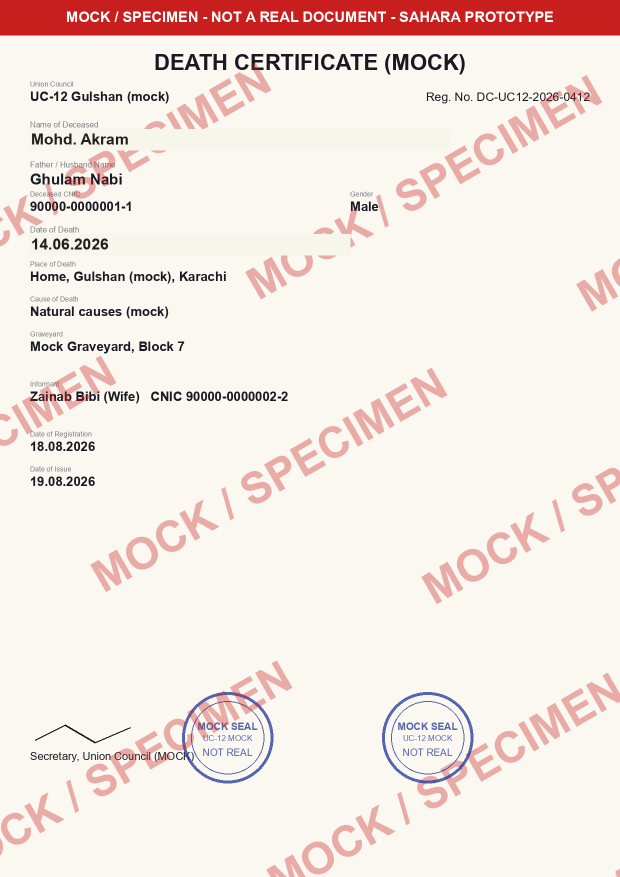
#> input picture backend/sample_docs/death_certificate_aslam_edited.png, 1240 x 1754 px (shown at 1/2 size)
$ python -i poc_forensics.py   (imports and definitions only)
#> lines starting #> are read from the running program, lines starting #| are printed output that depends on the picture
#> further down, picture is the input picture: PIL image 1240x1754 RGB; mean R, G, B 242.5, 231.1, 224.3
import os, sys, io
os.environ["JWT_SECRET"]="x"*40
B=r"C:\Users\aizag\Desktop\ai hackathon\team-repo\backend"
sys.path.insert(0,B)
import numpy as np
from PIL import Image, ImageFilter
from app.documents import forensics, imaging, indicators
# [2 lines not run here, left out]
def rep(label,img):
    r=forensics.analyse(img,{})[0]
    print(f"{label:55s} found={r.copy_move.found!s:5} ncc={r.copy_move.score} cands={r.copy_move.stamp_candidates} screenshot={r.looks_like_screenshot} ela_p99={r.ela_p99}")
    return r
# [1 line that did not run here, left out]
# [1 line that did not run here, left out]
def jpeg(img,q):
    b=io.BytesIO(); img.save(b,"JPEG",quality=q); return Image.open(io.BytesIO(b.getvalue())).convert("RGB")
# [1 line not run here, left out]
# attacker tweaks only the pasted stamp (second region)
# [1 line that did not run here, left out]
def tweak_second(angle=0,scale=1.0,shift=(0,0)):
    img=base.copy()
    pad=12
    box=(max(0,x0-pad),max(0,y0-pad),x1+pad,y1+pad)
    crop=img.crop(box)
    bg=img.crop((box[0],box[1],box[2],box[3]))
    w,h=crop.size
    c=crop.rotate(angle,resample=Image.BICUBIC,fillcolor=(255,255,255))
    if scale!=1.0:
        c=c.resize((int(w*scale),int(h*scale)),Image.BICUBIC)
    img.paste(c,(box[0]+shift[0],box[1]+shift[1]))
    return img
# [3 lines not run here, left out]
# hue shift of the pasted stamp
# [1 line that did not run here, left out]
# [1 line that did not run here, left out]
# [1 line that did not run here, left out]
# [1 line not run here, left out]
# re-photograph simulation
def rephoto(img):
    w,h=img.size
#> w = 1240; h = 1754
    im=img.filter(ImageFilter.GaussianBlur(1.1))
    n=np.asarray(im).astype(np.float32)+np.random.RandomState(1).normal(0,6,(h,w,3))
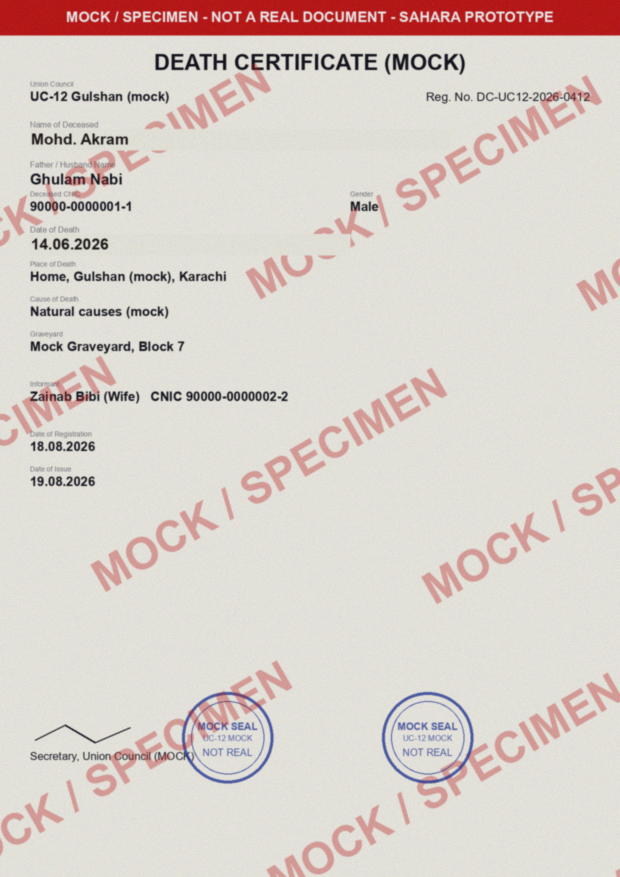
#> n: shape (1754, 1240, 3) float64 (shown at 1/2 size); mean R, G, B 242.5, 231.1, 224.3; drawn with min black and max white
    return Image.fromarray(np.clip(n,0,255).astype(np.uint8)).rotate(1.5,fillcolor=(235,235,235))
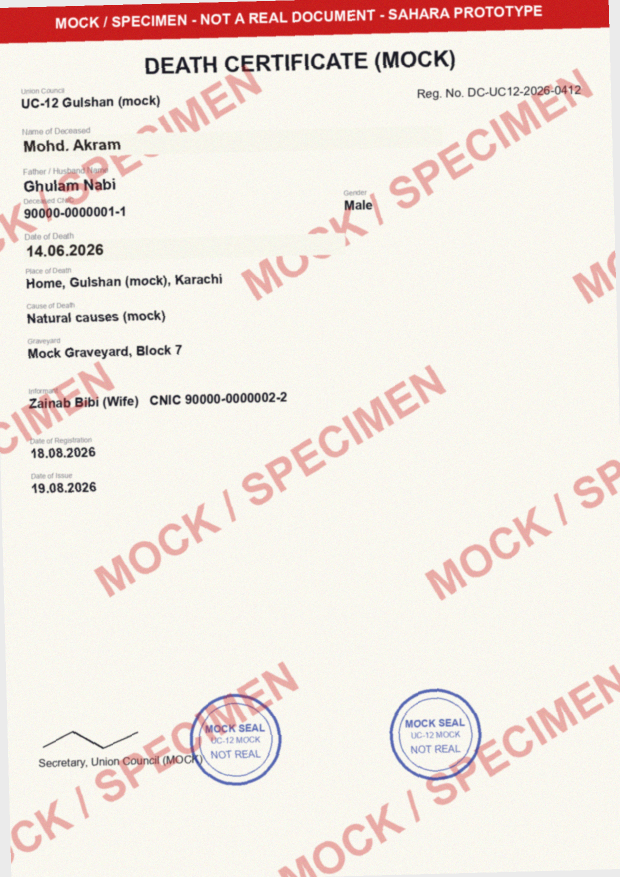
#> returned value: PIL image 1240x1754 RGB (shown at 1/2 size); mean R, G, B 241.5, 230.9, 224.4
# [1 line not run here, left out]
# missing exif never penalised / edit software tag only info
# [1 line that did not run here, left out]
# [1 line not run here, left out]

>>> from PIL import Image
>>> picture = Image.open('../../../../sample_docs/death_certificate_aslam_edited.png')
>>> result = rephoto(picture)

$ run again, on backend/sample_docs/cnic_front_aslam.png
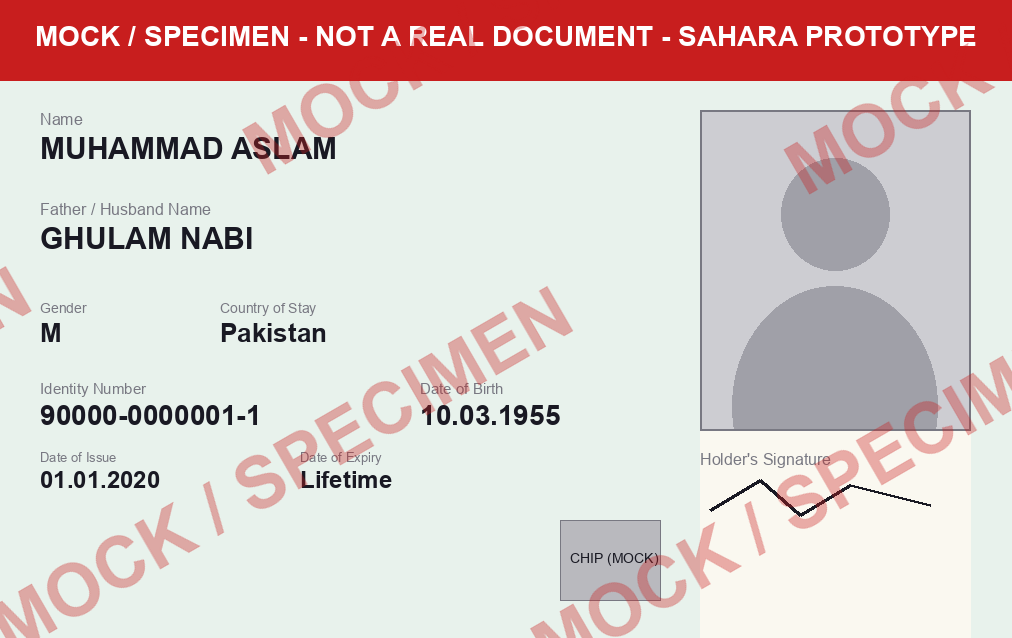
#> input picture backend/sample_docs/cnic_front_aslam.png, 1012 x 638 px
#> picture is the input picture: PIL image 1012x638 RGB; mean R, G, B 218.4, 201.4, 198.2
#> in rephoto, `n=np.asarray(im).astype(np.float32)+np.random.RandomState(1).normal(0,..`:
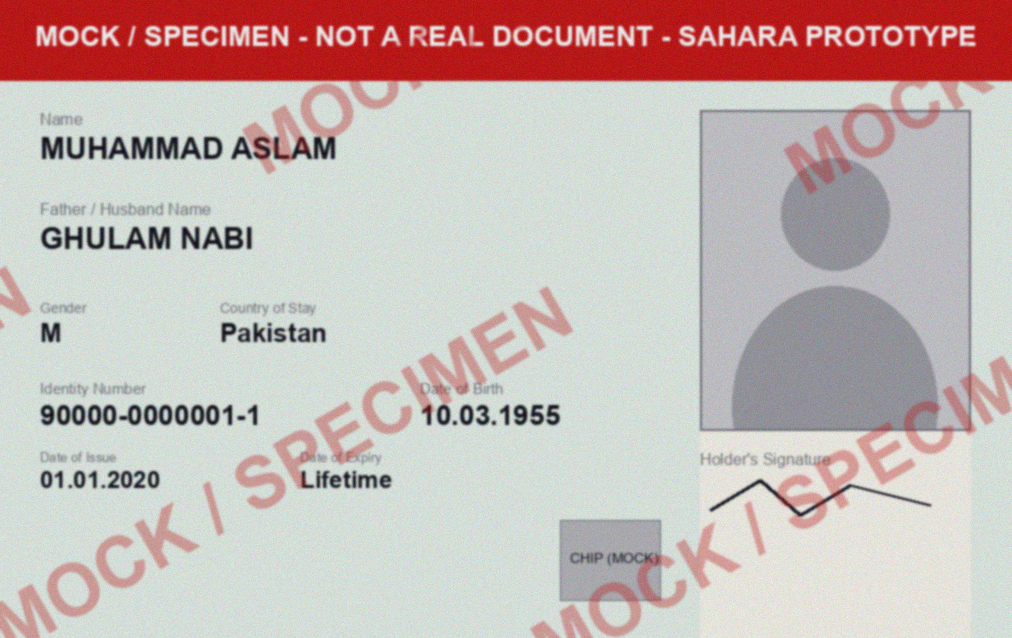
#> n: shape (638, 1012, 3) float64; mean R, G, B 218.4, 201.4, 198.2; drawn with min black and max white
#> in rephoto, `return Image.fromarray(np.clip(n,0,255).astype(np.uint8)).rotate(1.5,f..`:
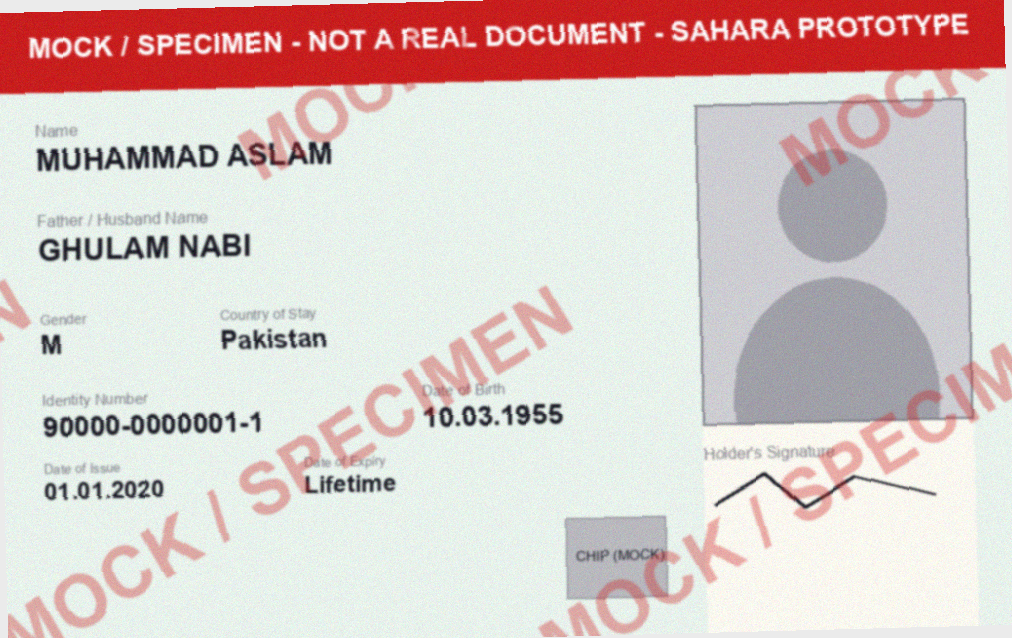
#> returned value: PIL image 1012x638 RGB; mean R, G, B 218.1, 202.1, 199
